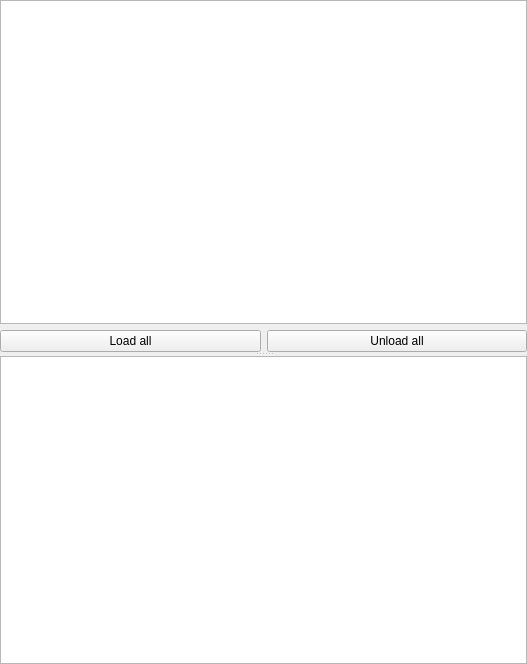
<?xml version="1.0" encoding="UTF-8"?>
<ui version="4.0">
 <class>stats_widget</class>
 <widget class="QWidget" name="stats_widget">
  <property name="geometry">
   <rect>
    <x>0</x>
    <y>0</y>
    <width>527</width>
    <height>664</height>
   </rect>
  </property>
  <property name="windowTitle">
   <string>Form</string>
  </property>
  <layout class="QGridLayout" name="gridLayout_2">
   <property name="leftMargin">
    <number>0</number>
   </property>
   <property name="topMargin">
    <number>0</number>
   </property>
   <property name="rightMargin">
    <number>0</number>
   </property>
   <property name="bottomMargin">
    <number>0</number>
   </property>
   <item row="0" column="0">
    <widget class="QSplitter" name="splitter">
     <property name="orientation">
      <enum>Qt::Orientation::Vertical</enum>
     </property>
     <widget class="QWidget" name="widget" native="true">
      <layout class="QGridLayout" name="gridLayout">
       <property name="leftMargin">
        <number>0</number>
       </property>
       <property name="topMargin">
        <number>0</number>
       </property>
       <property name="rightMargin">
        <number>0</number>
       </property>
       <property name="bottomMargin">
        <number>0</number>
       </property>
       <item row="0" column="0" colspan="2">
        <widget class="QTableWidget" name="model_stats"/>
       </item>
       <item row="1" column="0">
        <widget class="QPushButton" name="pushButton">
         <property name="text">
          <string>Load all</string>
         </property>
        </widget>
       </item>
       <item row="1" column="1">
        <widget class="QPushButton" name="pushButton_2">
         <property name="text">
          <string>Unload all</string>
         </property>
        </widget>
       </item>
      </layout>
     </widget>
     <widget class="QTextEdit" name="console"/>
    </widget>
   </item>
  </layout>
 </widget>
 <resources/>
 <connections>
  <connection>
   <sender>pushButton</sender>
   <signal>clicked()</signal>
   <receiver>stats_widget</receiver>
   <slot>load_all()</slot>
   <hints>
    <hint type="sourcelabel">
     <x>163</x>
     <y>267</y>
    </hint>
    <hint type="destinationlabel">
     <x>58</x>
     <y>-11</y>
    </hint>
   </hints>
  </connection>
  <connection>
   <sender>pushButton_2</sender>
   <signal>clicked()</signal>
   <receiver>stats_widget</receiver>
   <slot>unload_all()</slot>
   <hints>
    <hint type="sourcelabel">
     <x>320</x>
     <y>270</y>
    </hint>
    <hint type="destinationlabel">
     <x>418</x>
     <y>-5</y>
    </hint>
   </hints>
  </connection>
 </connections>
 <slots>
  <slot>load_all()</slot>
  <slot>unload_all()</slot>
 </slots>
</ui>
